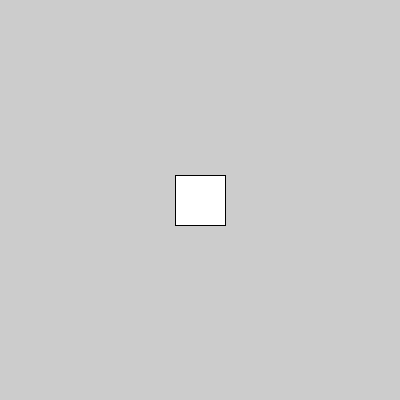
Frame 1 (no input)
Frame 60 (the mouse pressed at the canvas centre just before this capture): identical to frame 1, image omitted
Frame 120 (the mouse held since frame 60 and released just before this capture): identical to frame 1, image omitted

The Processing sketch that drew this single still picture (run headless with seeded random() and noise(); from frame 60 on, the mouse is pressed at the canvas centre):

// Processing sketch: EX8_3
// ── EX8_3.pde
int xPos=200, yPos=200;
void setup() {
  size(400, 400);
  smooth();
}

void draw() {
  background(204); 
  if (keyPressed) {
    if (key == 'w') {
      yPos -= 5;
    }
    if (key == 's') {
      yPos += 5;
    }
    if (key == 'a') {
      xPos -= 5;
    }
    if (key == 'd') {
      xPos += 5;
    }
  }
  rect(xPos-25, yPos-25, 50, 50); 
  delay(100);
}
